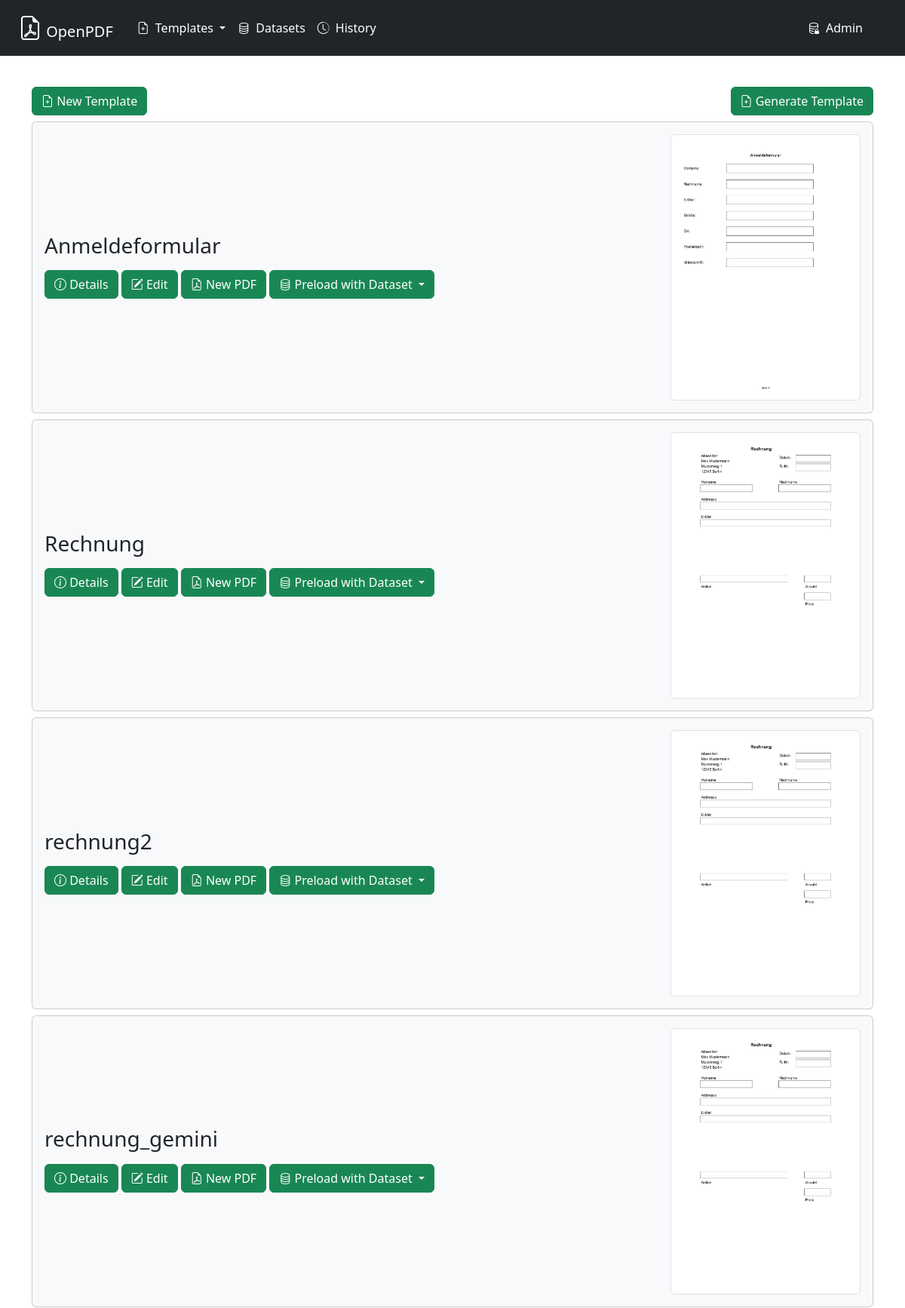
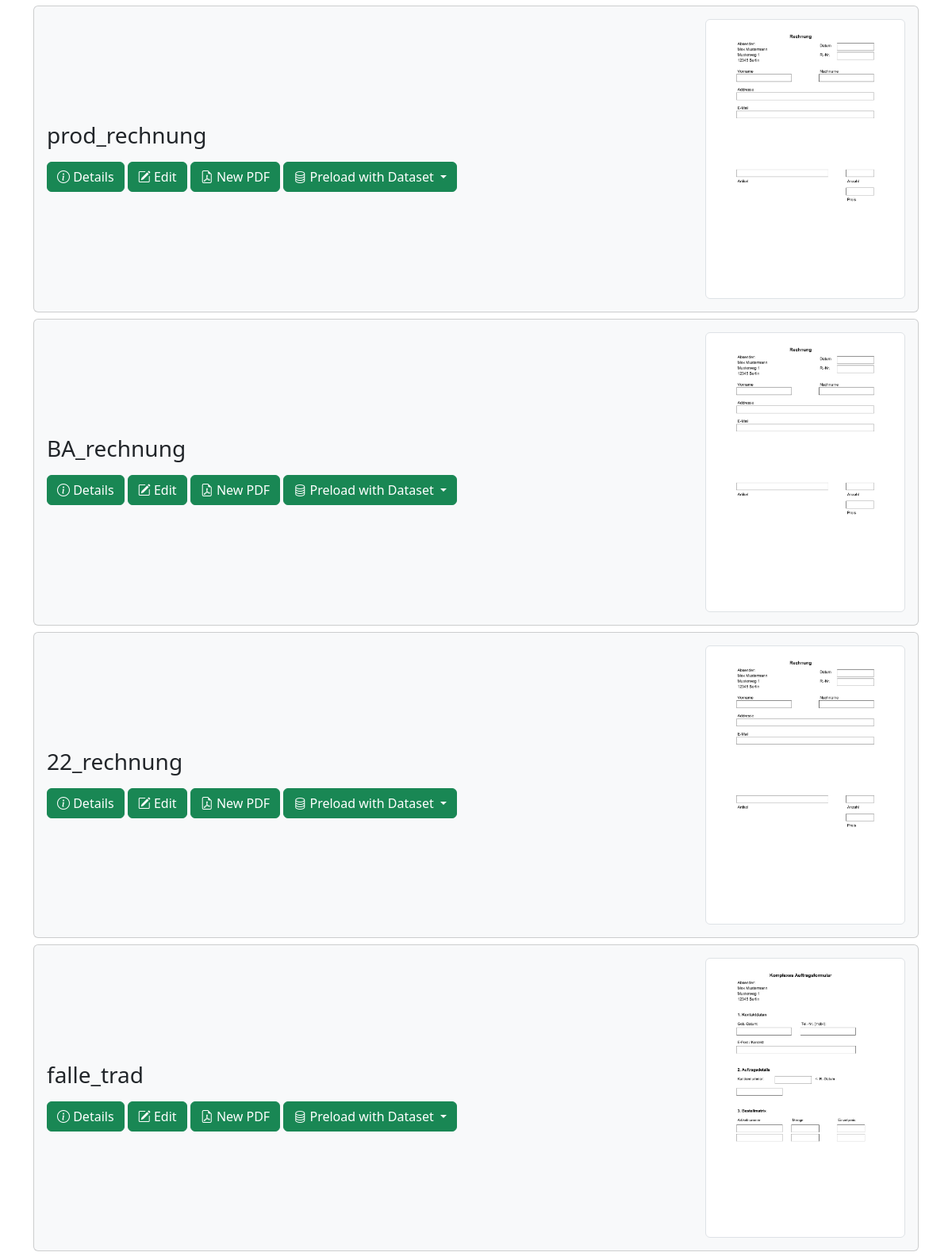
The page / (upper part) on the database its author committed (2 pictures, top to bottom).
### pdffrontend/models.py (models this page shows, shortened)
class Template(models.Model):
    def json_default_list():
        return []
    def json_default_dict():
        return {}
    id = models.UUIDField(primary_key=True, default=uuid.uuid4, editable=False)
    name = models.CharField(max_length=255)
    created_at = models.DateField()
    font = models.CharField(max_length=100)
    font_size = models.IntegerField()
    last_updated = models.DateField()
    template_index = models.IntegerField()
    template_pages = models.IntegerField()
    file_path = models.CharField(max_length=255)
    label_path = models.CharField(max_length=255)
    prediction_path = models.CharField(max_length=255, blank=True)
    field_detection_method = models.CharField(
        max_length=20,
        default='traditional',
        choices=[('traditional', 'Traditional'), ('llm', 'LLM')]
    )
    llm_details = models.JSONField(default=json_default_dict, blank=True)
    attachments = models.JSONField(default=json_default_list, blank=True)

### pdffrontend/views.py (the view)
# urls.py: path("", views.index, name="index"),
def index(request):
    context = {}
    context["templates"] = Template.objects.all()
    context["datasets"] = Dataset.objects.all()
    return render(request, "index.html", context)

### pdffrontend/templates/index.html (shortened to what this page needs)
{% extends "master.html" %}
{% block body %}
    <div class="row d-flex align-items-center">
        <div class="col-12 d-flex justify-content-between mb-2">
            <a href="/create_template/" class="btn btn-success">
                <i class="bi bi-file-earmark-plus"></i> New Template
            </a>
            <a href="/generate_template/" class="btn btn-success">
                <i class="bi bi-file-earmark-plus"></i> Generate Template
            </a>
        </div>
    </div>
    {% for template in templates %}
        <div class="card text-dark bg-light mb-2">
            <div class="card-body">
                <div class="row d-flex align-items-center">
                    <div class="col-md-9 d-flex flex-column justify-content-between">
                        <div class="mb-2">
                            <h3><a href="/{{template.id}}/" class="nav-link">{{ template.name }}</a></h3>
                        </div>
                        <div>
                            <a href="/{{template.id}}/" class="btn btn-success mb-1">
                                <i class="bi bi-info-circle"></i> Details
                            </a>
                            <a href="/edit/{{template.id}}/" class="btn btn-success mb-1">
                                <i class="bi bi-pencil-square"></i> Edit
                            </a>
                            <a href="/new/{{template.id}}/" class="btn btn-success mb-1">
                                <i class="bi bi-file-earmark-pdf"></i> New PDF
                            </a>
                            <div class="btn-group mb-1">
                                <button type="button" class="btn btn-success dropdown-toggle" data-bs-toggle="dropdown" aria-expanded="false">
                                <i class="bi bi-database"></i> Preload with Dataset
                                </button>
                            </div>
                        </div>
                    </div>
                    <div class="col-md-3">
                        <img src="/media/source_files/{{ template.label_path }}" class="img-fluid img-thumbnail" alt="Template Preview">
                    </div>
                </div>
            </div>
        </div>
    {% endfor %}
{% endblock body %}

### pdffrontend/templates/master.html (shortened to what this page needs)
{% load static %}
<!doctype html>
<html lang="en">
  <head>
    <link href="https://cdn.jsdelivr.net/npm/bootstrap@5.2.3/dist/css/bootstrap.min.css" rel="stylesheet">
    <link href="https://cdn.jsdelivr.net/npm/bootstrap-icons/font/bootstrap-icons.css" rel="stylesheet">
  </head>
  <body>
    <div class="container">
        <nav class="navbar navbar-expand-md navbar-dark fixed-top bg-dark">
            <a href="{% url 'index' %}" class="navbar-brand mx-4">
                <i class="bi bi-file-earmark-pdf" style="font-size: 2rem;"></i> OpenPDF
            </a>
            <div class="collapse navbar-collapse" id="navbarNav">
              <ul class="navbar-nav me-auto">
                <li class="nav-item dropdown">
                  <a class="nav-link dropdown-toggle active" href="#" id="templatesDropdown" role="button" data-bs-toggle="dropdown" aria-expanded="false">
                    <i class="bi bi-file-earmark-plus me-2"></i>Templates
                  </a>
                </li>
                <li class="nav-item">
                  <a class="nav-link active" href="{% url 'datasets' %}">
                      <i class="bi bi-database me-2"></i>Datasets
                  </a>
                </li>
                <li class="nav-item">
                  <a class="nav-link active" href="{% url 'history' %}">
                      <i class="bi bi-clock-history me-2"></i>History
                  </a>
                </li>
              </ul>
              <ul class="navbar-nav ms-auto me-5">
                <li class="nav-item">
                  <a class="nav-link active" href="{% url 'admin:index' %}">
                      <i class="bi bi-database-lock me-2"></i>Admin
                  </a>
                </li>
              </ul>
            </div>
        </nav>
    </div>
    <div class="container" style="padding-top: 115px;">
        {% block body %}{% endblock body %}
    </div>
  </body>
</html>

### rows shown on the page
Template: name "Anmeldeformular", label_path (picture)
Template: name "Rechnung", label_path (picture)
Template: name "rechnung2", label_path (picture)
Template: name "rechnung_gemini", label_path (picture)
Template: name "prod_rechnung", label_path (picture)
Template: name "BA_rechnung", label_path (picture)
Template: name "22_rechnung", label_path (picture)
Template: name "falle_trad", label_path (picture)
